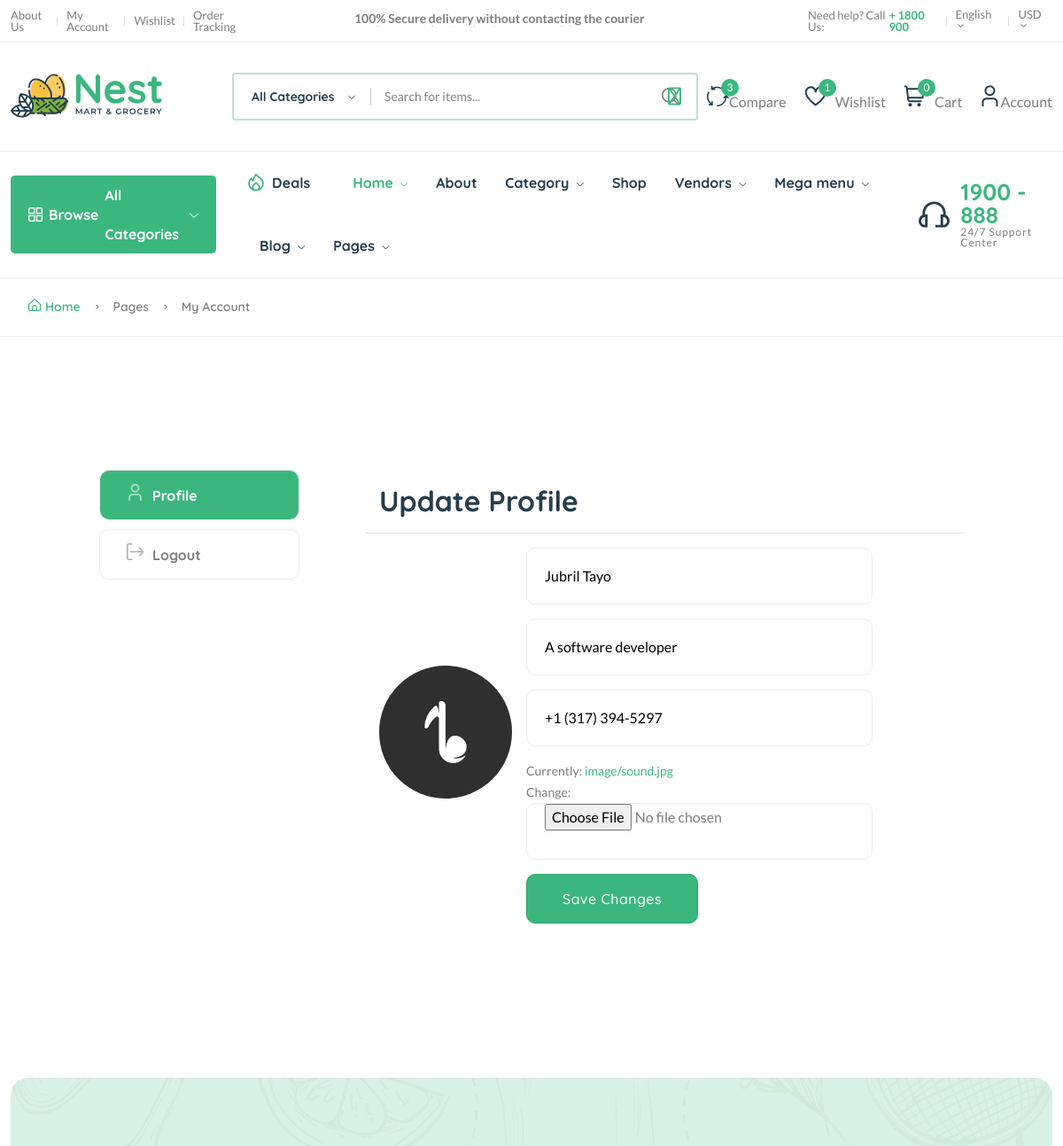
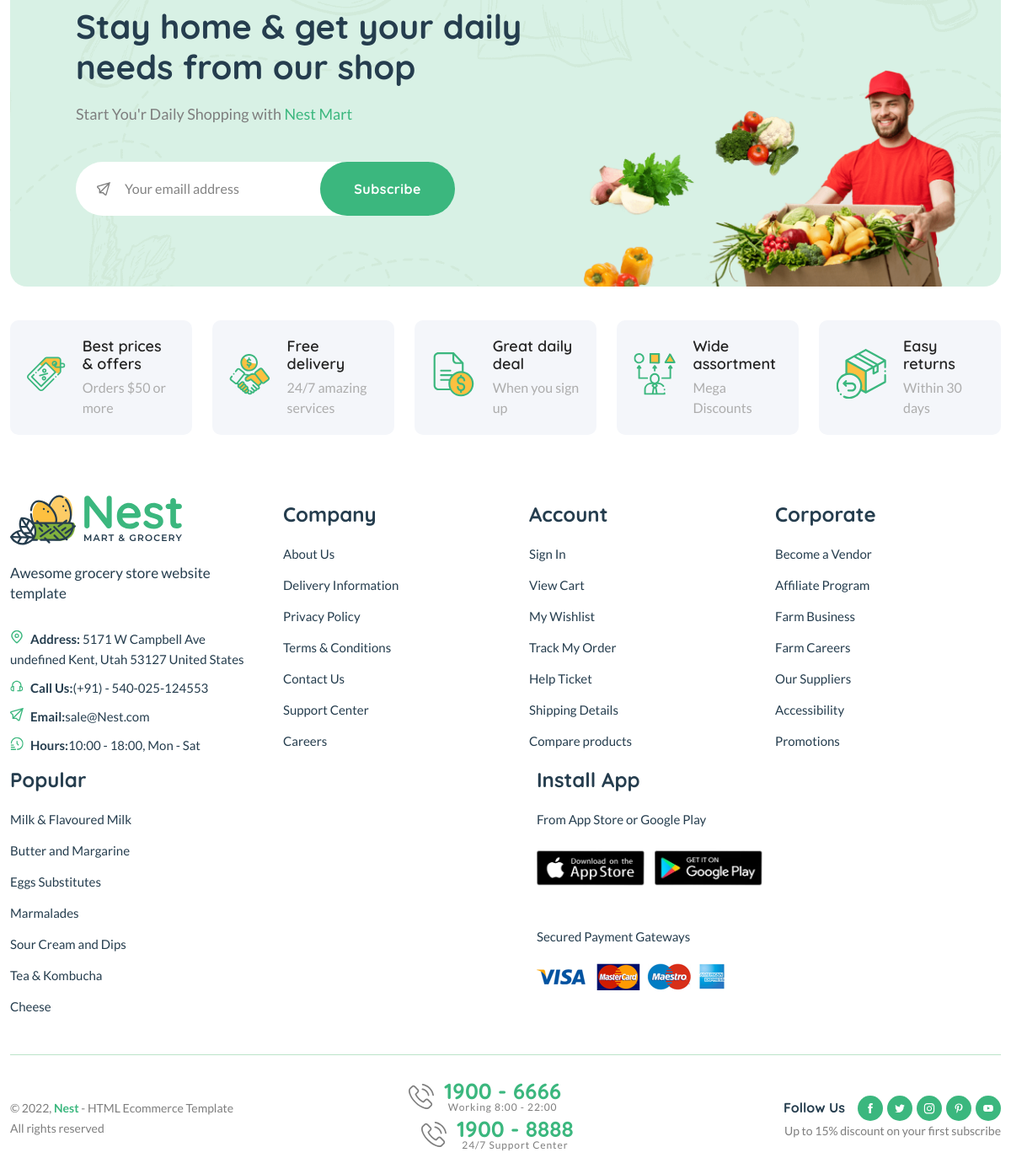
The app's page /user/profile/update/ (signed in) with its own data (2 pictures, top to bottom).
### userauth/models.py (models this page shows, shortened)
class Profile(models.Model):
    user = models.OneToOneField("User", on_delete=models.CASCADE)
    image = models.ImageField(upload_to="image")
    full_name = models.CharField(max_length=200)
    bio = models.CharField(max_length=200, null=True, blank=True)
    phone = models.CharField(max_length=200)
    verified = models.BooleanField(default=False)

### userauth/views.py (the view)
# urls.py: path('profile/update/', views.profile_update, name='profile-update'),
def profile_update(request):
    profile = Profile.objects.get(user=request.user)
    if request.method == "POST":
        form = ProfileForm(request.POST, request.FILES, instance=profile)
        if form.is_valid():
            new_form = form.save(commit=False)
            new_form.user = request.user
            new_form.save()
            messages.success(request, "Profile Updated Successfully!")
            return redirect("main:dashboard")
    else:
        form = ProfileForm(instance=profile)
    context = {
        "form": form,
        "profile": profile,
    }
    return render(request, "userauth/profile-update.html", context)

### userauth/forms.py
class ProfileForm(forms.ModelForm):
    full_name = forms.CharField(widget=forms.TextInput(attrs={'placeholder': 'Full Name'}))
    bio = forms.CharField(widget=forms.TextInput(attrs={'placeholder': 'Bio'}))
    phone = forms.CharField(widget=forms.TextInput(attrs={'placeholder': 'Phone'}))
    class Meta:
        model = Profile
        fields = ['full_name', 'image', 'bio', 'phone']

### main/context_processor.py (called while the page is built)
def default(request):
    categories = Category.objects.all()
    vendors = Vendor.objects.all()
    min_max_price = Product.objects.aggregate(Min("price"), Max("price"))
    try:
        wishlist = Wishlist.objects.filter(user=request.user)
    except:
        messages.warning(request, "You need to login before accessing your wishlist")
        wishlist = 0
    try:
        address = Address.objects.get(user=request.user)
    except:
        address = None
    return {
        'categories': categories,
        'wishlist': wishlist,
        'vendors': vendors,
        'address': address,
        'min_max_price': min_max_price
    }

### templates/userauth/profile-update.html (shortened to what this page needs)
{% extends "partials/base.html" %}
{% load static %}
{% block content %}
    <main class="main pages">
        <div class="page-header breadcrumb-wrap">
            <div class="container">
                <div class="breadcrumb">
                    <a href="index.html" rel="nofollow"><i class="fi-rs-home mr-5"></i>Home</a>
                    <span></span> Pages <span></span> My Account
                </div>
            </div>
        </div>
        <div class="page-content pt-150 pb-150">
            <div class="container">
                <div class="row">
                    <div class="col-lg-10 m-auto">
                        <div class="row">
                            <div class="col-md-3">
                                <div class="dashboard-menu">
                                    <ul class="nav flex-column" role="tablist">
                                        <li class="nav-item">
                                            <a class="nav-link active" id="profile-tab" data-bs-toggle="tab" href="#profile" role="tab" aria-controls="profile" aria-selected="false"><i class="fi-rs-user mr-10"></i>Profile</a>
                                        </li>
                                        <li class="nav-item">
                                            <a class="nav-link" href="page-login.html"><i class="fi-rs-sign-out mr-10"></i>Logout</a>
                                        </li>
                                    </ul>
                                </div>
                            </div>
                            <div class="col-md-9">
                                <div class="tab-content account dashboard-content pl-50">
                                    <div class="tab-pane fade active show" id="profile" role="tabpanel" aria-labelledby="profile-tab">
                                        <div class="card">
                                            <div class="card-header border-bottom">
                                                <h3 class="mb-0">Update Profile</h3>
                                            </div>
                                            <div class="card-body mb-2 d-flex align-items-center">
                                                <div class="me-3">
                                                    {% if profile.image %}
                                                    <span><img src="{{ profile.image.url }}" style="width: 150px; height: 150px; object-fit: cover; border-radius: 50%;" alt=""></span>
                                                    {% else %}
                                                    <span><img src='https://encrypted-tbn0.gstatic.com/images?q=tbn:ANd9GcS6LXNJFTmLzCoExghcATlCWG85kI8dsnhJng&s' style="width: 150px; height: 150px; object-fit: cover; border-radius: 50%;" alt=""></span>
                                                    {% endif %}
                                                </div>
                                                <form action="" method="POST" enctype="multipart/form-data">
                                                    <div class="mb-3">
                                                        {{ form.full_name }}
                                                    </div>
                                                    <div class="mb-3">
                                                        {{ form.bio }}
                                                    </div>
                                                    <div class="mb-3">
                                                        {{ form.phone }}
                                                    </div>
                                                    <div class="mb-3">
                                                        {{ form.image }}
                                                    </div>
                                                    <button class="btn btn-success" type="submit">Save Changes</button>
                                                </form>
                                            </div>
                                        </div>
                                    </div>
                                </div>
                            </div>
                        </div>
                    </div>
                </div>
            </div>
        </div>
    </main>
{% endblock %}

### records on screen
Profile: image (picture), full_name "Jubril Tayo", bio "A software developer", phone "+1 (317) 394-5297"

### other values on screen
{{ wishlist.count }} "1"
{{ request.session.cart_data_obj|length }} "0"
